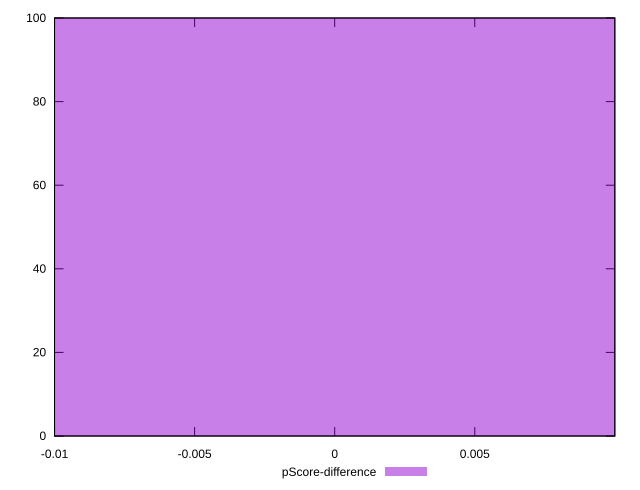

The script that saved this image:
reset

$pScoreDifference <<EOF
0 100
EOF

set key outside below
set boxwidth 0.1
set xrange [-0.010000661951114367:0.009999338048885633]
set yrange [0:100]
set trange [0:100]
set style fill transparent solid 0.5 noborder
set terminal svg size 640, 490 enhanced background rgb 'white'
set output "report_00011_2021-02-09T10:53:21.242Z/estimated-input-latency/samples/pages+cached+noadtech+nomedia/pScore-difference/histogram.svg"

plot $pScoreDifference title "pScore-difference" with boxes

reset
